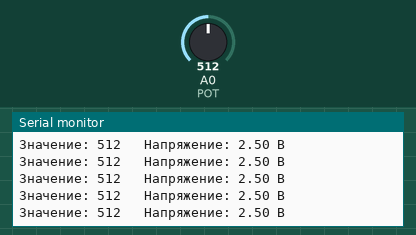
Recording of a sketch running on a simulated Arduino Uno, built with avr-gcc and run on an emulated ATmega328P. On the bench: the last lines printed to the serial monitor. Inputs (shaded band) come from the test bench; at power-on: A0 (POT) = 512.

Above: at 1.2 s.
1.3 s: A0 (POT) set to 716
At 1.56 s:
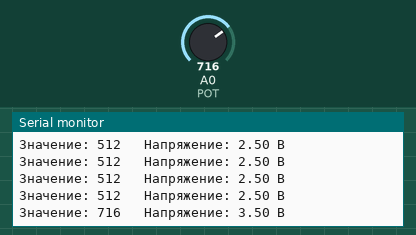
2.8 s: A0 (POT) set to 900
At 2.97 s:
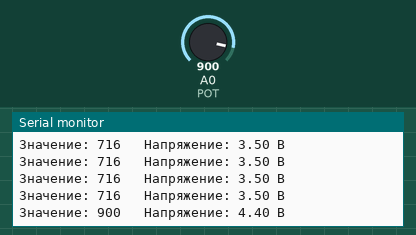
Timing chart, 0 to 5.8 s (numbered marks = the images above; inputs shaded):
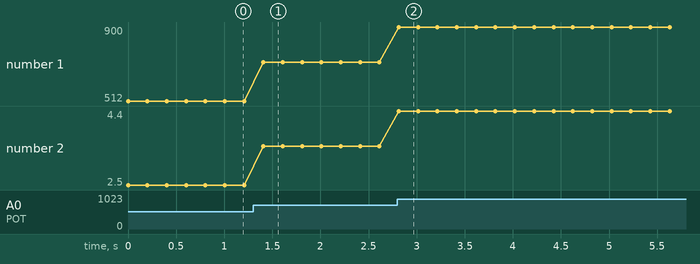

The sketch:

Urok9_1_Potenciometr.ino
```cpp
/*
  Урок 9. Задание 1 — читаем потенциометр

  Потенциометр — это делитель напряжения. Крутим ручку —
  напряжение на среднем выводе меняется от 0 до 5 вольт.
  Arduino измеряет его и превращает в число от 0 до 1023.

  Подключение:
    левый вывод потенциометра  → GND
    средний вывод (движок)     → A0
    правый вывод               → 5V

  После загрузки откройте «Монитор порта» (Serial Monitor)
  и выберите скорость 9600 бод.
*/

const int POT = A0;   // потенциометр на аналоговом входе A0

void setup() {
  Serial.begin(9600);   // связь с компьютером, 9600 бод
  // pinMode для analogRead писать не нужно
}

void loop() {
  int value = analogRead(POT);            // число от 0 до 1023
  float voltage = value * 5.0 / 1023.0;   // переводим в вольты

  Serial.print("Значение: ");
  Serial.print(value);
  Serial.print("   Напряжение: ");
  Serial.print(voltage);       // float: 2 знака после точки
  Serial.println(" В");

  delay(200);   // 5 измерений в секунду — успеваем читать
}
```

Measured:
- after the input at 1.3 s, the serial monitor: prints a new line after 0.11 s (image 1)
- after the input at 2.8 s, the serial monitor: prints a new line at once (image 2)
- plotted number 1: 512 → 716 after the input at 1.3 s, 716 → 900 after the input at 2.8 s
- plotted number 2: 2.5 → 3.5 after the input at 1.3 s, 3.5 → 4.4 after the input at 2.8 s
